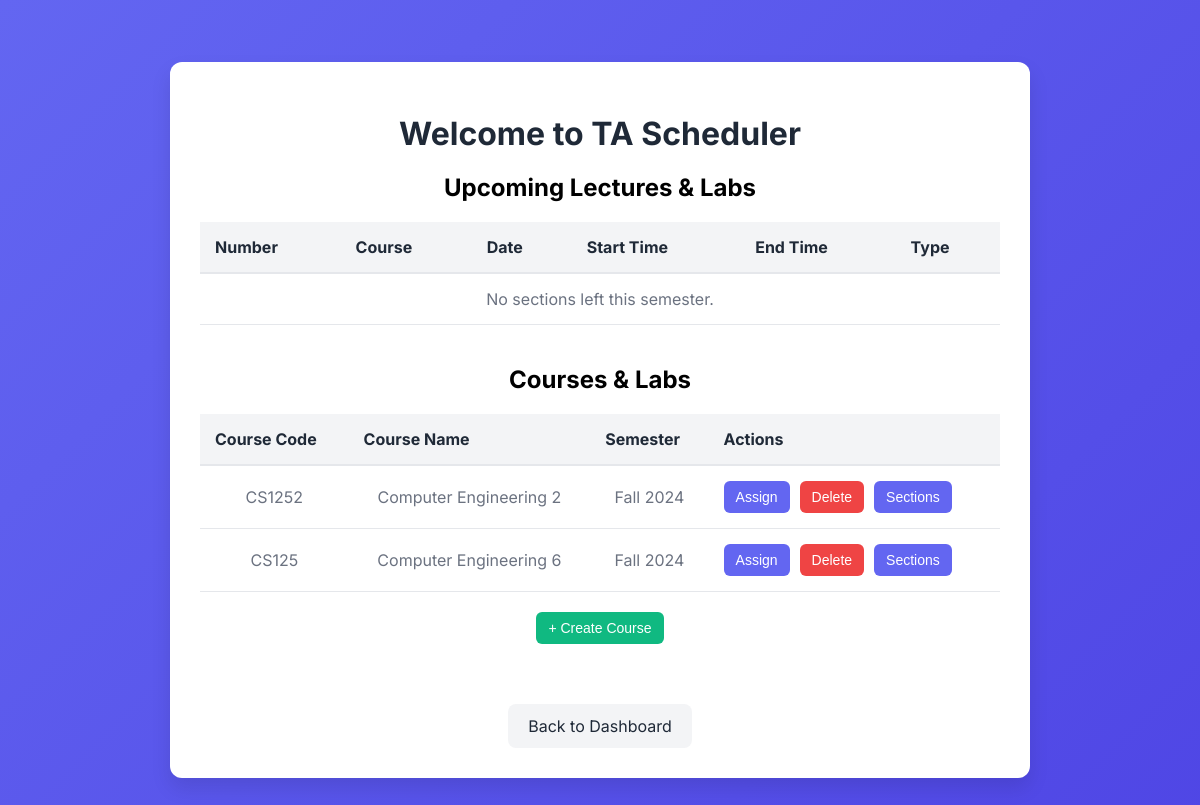
Page /Courses on the earlier database version.
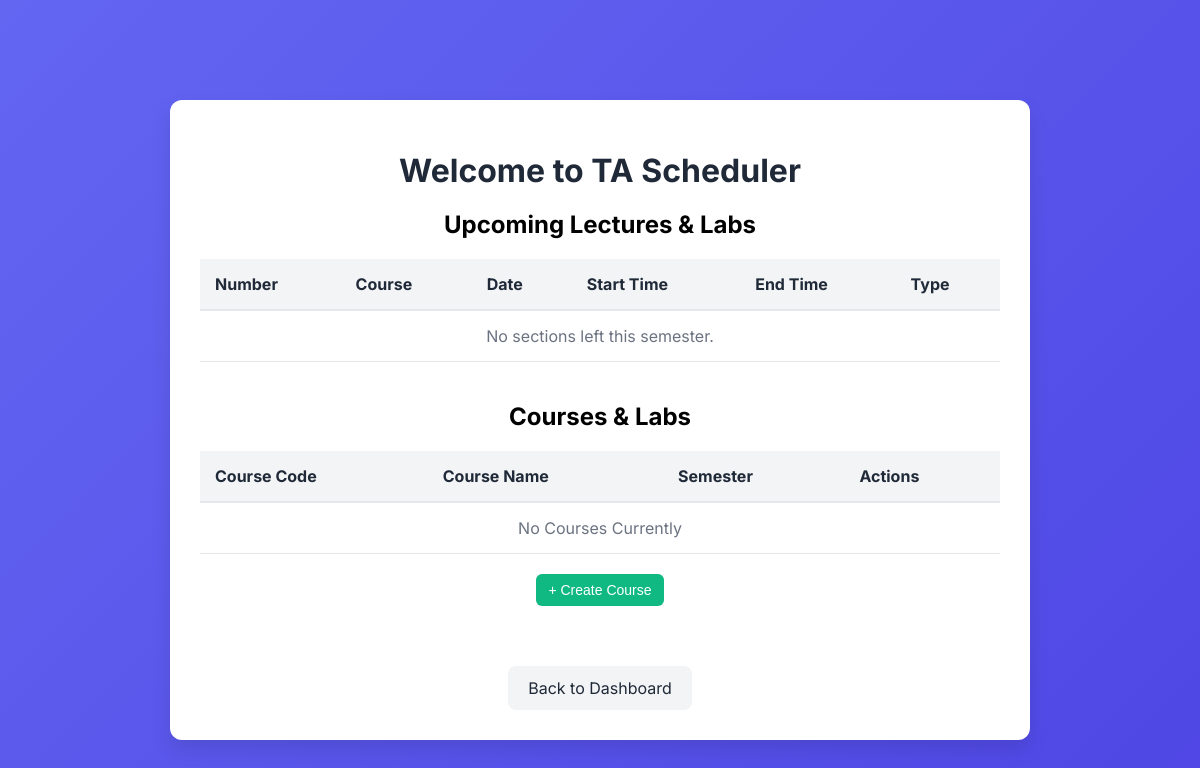
Same page on the later database version.
### TA_Scheduler/models.py (models this page shows, shortened)
class Course(models.Model):
    course_id = models.IntegerField(primary_key=True)
    course_name = models.CharField(max_length=50, unique=True)  # name of the course
    course_code = models.CharField(max_length=15, unique=True, null=True)  # course code
    course_sem = models.CharField(max_length=20, null=True)  # course sem

### TA_Scheduler/views.py (the view, shortened to what this page needs)
# urls.py: path('Courses', coursesPageView.as_view(), name='courses'),
class coursesPageView(TemplateView):
    template_name = 'courses.html'
    def get_context_data(self, **kwargs):
        context = super().get_context_data(**kwargs)
        today = now().date()
        courses = Course.objects.all()
        sections = Section.objects.all()
        all_upcoming_sections = []
        sorted_upcoming_sections = sorted(all_upcoming_sections, key=lambda x: x["date"])[:5]
        context['upcoming_sections'] = sorted_upcoming_sections
        context['courses'] = Course.objects.all()  # Optional: Fetch all courses if needed elsewhere
        return context

### TA_Scheduler/templates/courses.html (shortened to what this page needs)
<!DOCTYPE html>
<html lang="en">
<head>
</head>
<body>
    <div class="container">
        <h1>Welcome to TA Scheduler</h1>
        <div class="section">
            <h2>Upcoming Lectures & Labs</h2>
            <table class="schedule-list">
                <thead>
                    <tr>
                        <th>Number</th>
                        <th>Course</th>
                        <th>Date</th>
                        <th>Start Time</th>
                        <th>End Time</th>
                        <th>Type</th>
                    </tr>
                </thead>
                <tbody id="schedule-body">
                    {% for section in upcoming_sections %}
                        <tr>
                            <td>{{ section.number }}</td>
                            <td>{{ section.course_name }}</td>
                            <td>{{ section.date }}</td>
                            <td>{{ section.start_time}}</td>
                            <td>{{ section.end_time}}</td>
                            <td>{{ section.type }}</td>
                        </tr>
                    {% empty %}
                        <td colspan="6">No sections left this semester.</td>
                    {% endfor %}
                </tbody>
            </table>
        </div>
        <div class="section">
            <h2>Courses & Labs</h2>
            <table class="courses-table">
                <thead>
                    <tr>
                        <th>Course Code</th>
                        <th>Course Name</th>
                        <th>Semester</th>
                        <th>Actions</th>
                    </tr>
                </thead>
                <tbody id="courses-body">
                    {% for course in courses %}
                        <tr>
                            <td>{{ course.course_code }}</td>
                            <td>{{ course.course_name }}</td>
                            {% if course.course_sem == "fall-2024" %}
                            <td>Fall 2024</td>
                            {% elif course.course_sem == "spring-2025" %}
                            <td>Spring 2025</td>
                            {% elif course.course_sem == "summer-2025" %}
                            <td>Summer 2025</td>
                            {% else %}
                            <td>Unknown </td>
                            {% endif %}
                            <td>
                                <div class="action-btns">
                                    <button class="assign-btn" onclick="window.location.href='Assign'">Assign</button>
                                    <form method="post" style="display:inline;">
                                    <button type="submit" class="delete-btn">Delete</button>
                                    </form>
                                    <button class="sections-btn" onclick="window.location.href='/create-section/?course_id={{ course.course_id }}'">Sections</button>
                                </div>
                            </td>
                        </tr>
                        {% empty %}
                            <tr>
                                <td colspan="4">No Courses Currently</td>
                            </tr>
                    {% endfor %}
                </tbody>
            </table>
            <button class="create-course-btn" onclick="window.location.href='CreateCourse'">+ Create Course</button>
        </div>
        <a href="homePage" class="back-btn">Back to Dashboard</a>
    </div>
</body>
</html>

### TA_Scheduler/templates/courses.html (style rules this page uses)
body { font-family: 'Inter', sans-serif; background: linear-gradient(135deg, #6366f1, #4f46e5); display: flex; justify-content: center; align-items: center; min-height: 100vh; margin: 0; padding: 20px; }
.container { background: #fff; border-radius: 12px; box-shadow: 0 10px 20px rgba(0, 0, 0, 0.1); padding: 30px; width: 100%; max-width: 800px; text-align: center; }
h1 { font-size: 2rem; margin-bottom: 20px; color: #1f2937; }
.section { margin-bottom: 40px; }
.schedule-list, .courses-table { width: 100%; border-collapse: collapse; margin-top: 20px; }
.schedule-list th, .courses-table th { background: #f3f4f6; color: #1f2937; padding: 15px; text-align: left; border-bottom: 2px solid #e5e7eb; }
.schedule-list td, .courses-table td { padding: 15px; border-bottom: 1px solid #e5e7eb; color: #6b7280; }
.assign-btn, .delete-btn, .create-course-btn, .sections-btn { padding: 8px 12px; border: none; border-radius: 6px; font-size: 0.875rem; cursor: pointer; }
.create-course-btn { margin-top: 20px; background: #10b981; color: white; }
.back-btn { margin-top: 20px; padding: 12px 20px; background: #f3f4f6; color: #1f2937; text-decoration: none; border-radius: 8px; display: inline-block; }

Differences in the rows shown:
removed Course: course_code "CS1252", course_name "Computer Engineering 2", course_sem "Fall 2024"
removed Course: course_code "CS125", course_name "Computer Engineering 6", course_sem "Fall 2024"
Other differences:
text now shown: "No Courses Currently"
